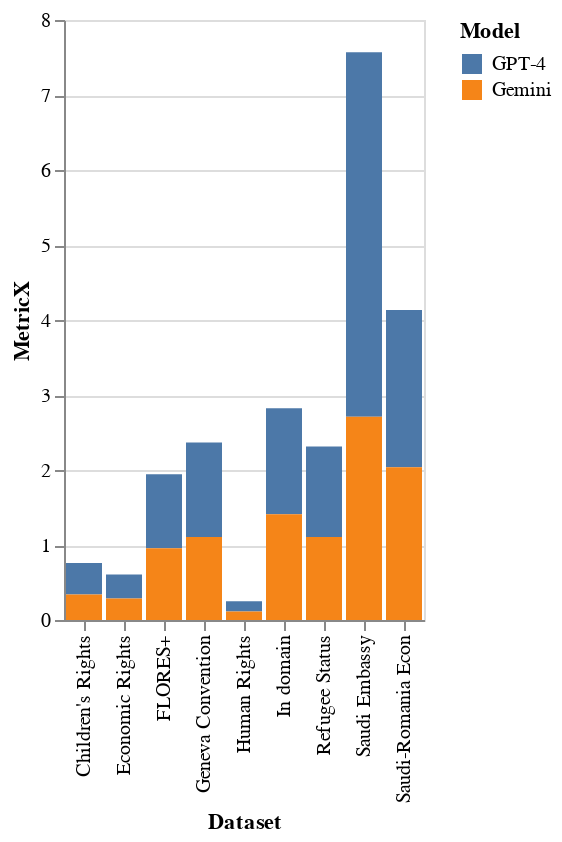

Notebook code cell kept with this figure:
### Code cell
# prompt: only two models gpt-4 and nllb

import pandas as pd
import altair as alt

# Assuming 'df' DataFrame is already created from the previous code

# Filter the DataFrame to only include GPT-4 and NLLB models
filtered_df = df[df['Model'].isin(['GPT-4', 'Gemini'])]

# Create the Altair chart
alt.Chart(filtered_df).mark_bar().encode(
    x='Dataset',
    y='MetricX',
    color='Model'
)

### Figure 1 — Vega-Lite specification as saved in the notebook (floating-point values rounded to 4 significant figures)
{"config": {"view": {"continuousWidth": 300, "continuousHeight": 300}}, "data": {"name": "data-4fffca39a9c769411561ce89c8fc8df2"}, "mark": {"type": "bar"}, "encoding": {"color": {"field": "Model", "type": "nominal"}, "x": {"field": "Dataset", "type": "nominal"}, "y": {"field": "MetricX", "type": "quantitative"}}, "$schema": "https://vega.github.io/schema/vega-lite/v5.20.1.json", "datasets": {"data-4fffca39a9c769411561ce89c8fc8df2": [{"Dataset": "FLORES+", "Model": "GPT-4", "MetricX": 0.9857}, {"Dataset": "FLORES+", "Model": "Gemini", "MetricX": 0.9575}, {"Dataset": "In domain", "Model": "GPT-4", "MetricX": 1.415}, {"Dataset": "In domain", "Model": "Gemini", "MetricX": 1.409}, {"Dataset": "Saudi Embassy", "Model": "GPT-4", "MetricX": 4.86}, {"Dataset": "Saudi Embassy", "Model": "Gemini", "MetricX": 2.712}, {"Dataset": "Saudi-Romania Econ", "Model": "GPT-4", "MetricX": 2.098}, {"Dataset": "Saudi-Romania Econ", "Model": "Gemini", "MetricX": 2.037}, {"Dataset": "Geneva Convention", "Model": "GPT-4", "MetricX": 1.261}, {"Dataset": "Geneva Convention", "Model": "Gemini", "MetricX": 1.106}, {"Dataset": "Children's Rights", "Model": "GPT-4", "MetricX": 0.4216}, {"Dataset": "Children's Rights", "Model": "Gemini", "MetricX": 0.3393}, {"Dataset": "Economic Rights", "Model": "GPT-4", "MetricX": 0.3191}, {"Dataset": "Economic Rights", "Model": "Gemini", "MetricX": 0.2881}, {"Dataset": "Human Rights", "Model": "GPT-4", "MetricX": 0.139}, {"Dataset": "Human Rights", "Model": "Gemini", "MetricX": 0.1117}, {"Dataset": "Refugee Status", "Model": "GPT-4", "MetricX": 1.207}, {"Dataset": "Refugee Status", "Model": "Gemini", "MetricX": 1.105}]}}
